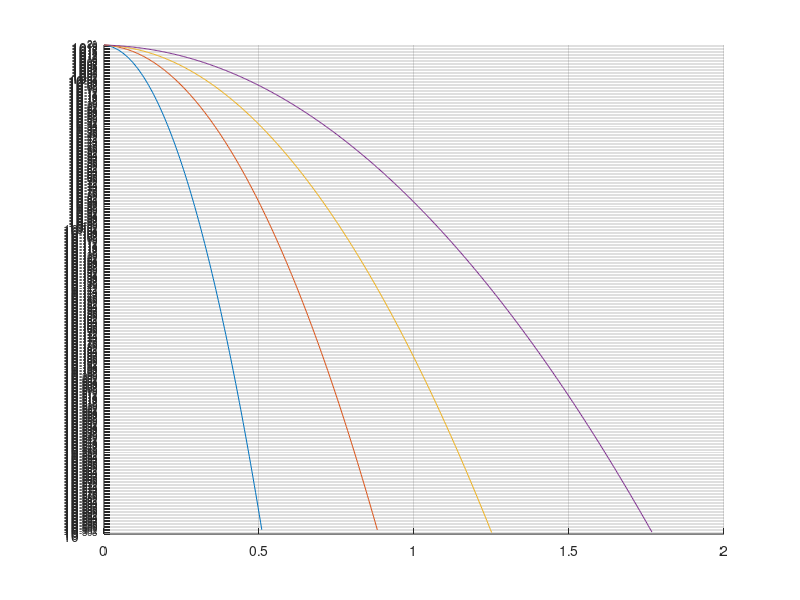

MATLAB code for this plot: (Note: this script raises an error after producing the figure.)
% dopant_diffusion_advanced.m
% Advanced simulation of dopant diffusion in silicon (VLSI fabrication)
% Includes temperature variation + auto-saving of figures
% Author: <Your Name>
% Date: <Insert Date>

clc; clear; close all;

%% Parameters
C_s = 1e21;     % surface concentration [atoms/cm^3] (constant-source)
C_b = 1e15;     % background concentration [atoms/cm^3]
D0 = 10.5;      % diffusion prefactor [cm^2/s]
Ea = 3.69;      % activation energy [eV]
kB = 8.617e-5;  % Boltzmann const [eV/K]

temps = [900 1000 1100] + 273; % furnace temps in K
t_vec = [10 30 60 120]*60;     % diffusion times [s]
x = linspace(0,2e-4,500);      % depth [cm] (0–2 µm)

% Create results folder
if ~exist('results','dir')
    mkdir results
end

%% Loop over temperatures
for T = temps
    D = D0 * exp(-Ea/(kB*T)); % diffusion coefficient at this T
    
    % ---- Constant-source diffusion ----
    fig1 = figure('Color','w'); hold on; grid on;
    for t = t_vec
        C = C_s * erfc(x./(2*sqrt(D*t)));
        semilogy(x*1e4, C, 'DisplayName',sprintf('t=%.0f min',t/60));
    end
    yline(C_b,'--k','Background doping');
    xlabel('Depth x (\mum)'); ylabel('Concentration (atoms/cm^3)');
    title(sprintf('Constant-Source Diffusion @ %d °C',T-273));
    legend('Location','southwest');
    saveas(fig1, sprintf('results/constant_diffusion_%dC.png',T-273));
    
    % ---- Junction depth vs. time ----
    xj = sqrt(4*D*t_vec) .* erfcinv(C_b/C_s); % junction depth
    fig2 = figure('Color','w'); 
    plot(t_vec/60, xj*1e4,'o-','LineWidth',1.5);
    xlabel('Diffusion time (min)'); ylabel('Junction depth (\mum)');
    title(sprintf('Junction Depth vs. Time @ %d °C',T-273));
    grid on;
    saveas(fig2, sprintf('results/junction_depth_%dC.png',T-273));
    
    % ---- Limited-source diffusion ----
    Q = 1e14; % total dopant dose [atoms/cm^2]
    fig3 = figure('Color','w'); hold on; grid on;
    for t = t_vec
        C = (Q./sqrt(pi*D*t)) .* exp(-(x.^2)./(4*D*t));
        semilogy(x*1e4, C, 'DisplayName',sprintf('t=%.0f min',t/60));
    end
    xlabel('Depth x (\mum)'); ylabel('Concentration (atoms/cm^3)');
    title(sprintf('Limited-Source Diffusion @ %d °C',T-273));
    legend('Location','southwest');
    saveas(fig3, sprintf('results/limited_diffusion_%dC.png',T-273));
end

disp(' All simulations complete. Figures saved in /results folder.');
